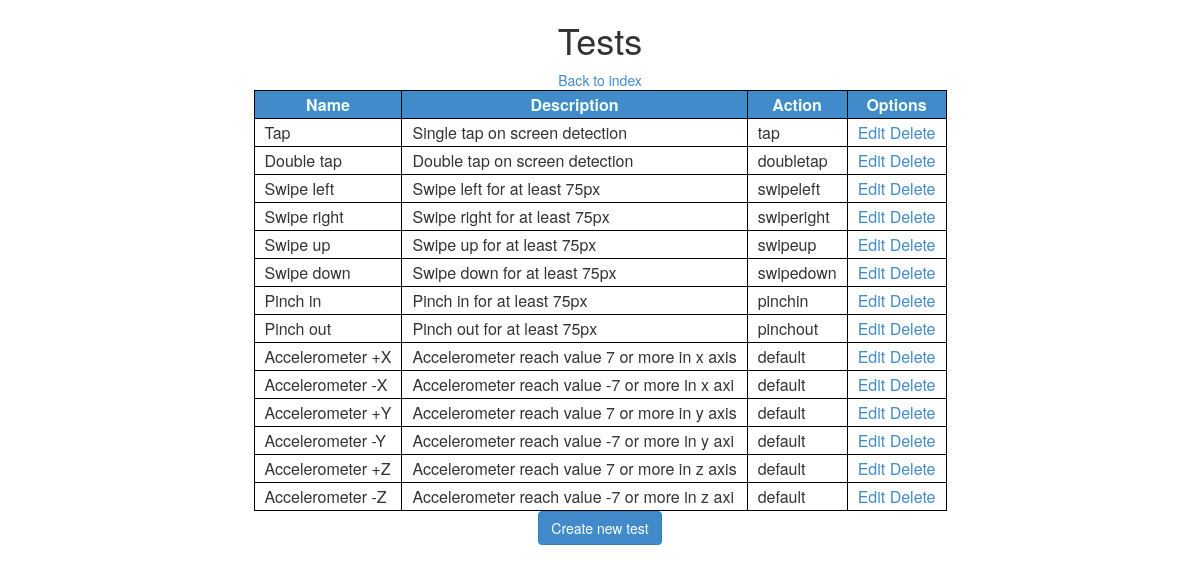
The page /admin/tests/ on the database its author committed.
### tables this page shows
CREATE TABLE `tests` (
  `id_test` int(11) NOT NULL AUTO_INCREMENT,
  `name` varchar(45) DEFAULT NULL,
  `action` int(11) NOT NULL DEFAULT '26' COMMENT 'contains the different tests that can be performed, i.e. tap, double tap, swipes, pinches and more.',
  `description` varchar(45) DEFAULT NULL,
  `tag` varchar(45) NOT NULL,
  PRIMARY KEY (`id_test`),
  KEY `fk_tests_1_idx` (`action`)
);

CREATE TABLE `supported_events` (
  `id_event` int(11) NOT NULL AUTO_INCREMENT,
  `name` varchar(45) NOT NULL,
  `description` varchar(120) DEFAULT NULL,
  PRIMARY KEY (`id_event`),
  UNIQUE KEY `name_UNIQUE` (`name`)
);

### admin/tests/index.php (the view, shortened to what this page needs)
<html>
    <head>
        <?php
        include "../../template/_head.php";
        include '../../db_info.php';
        $link = mysqli_connect($hst, $usrnm, $psswrd, $schm) or die("Error " . mysqli_error($link));
        $tests_query = "SELECT t.name, t.description, se.name as event FROM tests t, supported_events se WHERE t.action = se.id_event";
        $tests = $link->query($tests_query);
        ?>
        <link href="../css/admin.css" type="text/css" rel="stylesheet">
    </head>
    <body>
        <center>
            <h1>Tests</h1>
            <a href="/mobile/admin/" >Back to index</a>
            <table>
                <thead>
                    <tr>
                        <th>Name</th>
                        <th>Description</th>
                        <th>Action</th>
                        <th>Options</th>
                    </tr>
                </thead>
                <tbody>
                    <?php
                        while($test = mysqli_fetch_array($tests)){
                    ?>
                    <tr>
                        <td><?php echo $test["name"] ?></td>
                        <td><?php echo $test["description"] ?></td>
                        <td><?php echo $test["event"] ?></td>
                        <td>
                            <a href="#">Edit</a>
                            <a href="#">Delete</a>
                        </td>
                    </tr>
                    <?php
                        }
                    ?>
                </tbody>
            </table>
            <span class="row"><a href="create.php" class="btn btn-primary">Create new test</a></span>
        </center>
    </body>
</html>

### admin/css/admin.css (style rules this page uses)
table { border: 1px solid black; border-collapse: collapse; }
td, th, thead tr th, tbody tr td { border: 1px solid black; padding: 2px 10px; }
thead tr th { background-color: #428BCA; color: #efe; text-align: center; }

### rows shown on the page
tests: name "Tap", description "Single tap on screen detection", supported_events.name "tap"
tests: name "Double tap", description "Double tap on screen detection", supported_events.name "doubletap"
tests: name "Swipe left", description "Swipe left for at least 75px", supported_events.name "swipeleft"
tests: name "Swipe right", description "Swipe right for at least 75px", supported_events.name "swiperight"
tests: name "Swipe up", description "Swipe up for at least 75px", supported_events.name "swipeup"
tests: name "Swipe down", description "Swipe down for at least 75px", supported_events.name "swipedown"
tests: name "Pinch in", description "Pinch in for at least 75px", supported_events.name "pinchin"
tests: name "Pinch out", description "Pinch out for at least 75px", supported_events.name "pinchout"
tests: name "Accelerometer +X", description "Accelerometer reach value 7 or more in x axis", supported_events.name "default"
tests: name "Accelerometer -X", description "Accelerometer reach value -7 or more in x axi", supported_events.name "default"
tests: name "Accelerometer +Y", description "Accelerometer reach value 7 or more in y axis", supported_events.name "default"
tests: name "Accelerometer -Y", description "Accelerometer reach value -7 or more in y axi", supported_events.name "default"
tests: name "Accelerometer +Z", description "Accelerometer reach value 7 or more in z axis", supported_events.name "default"
tests: name "Accelerometer -Z", description "Accelerometer reach value -7 or more in z axi", supported_events.name "default"
